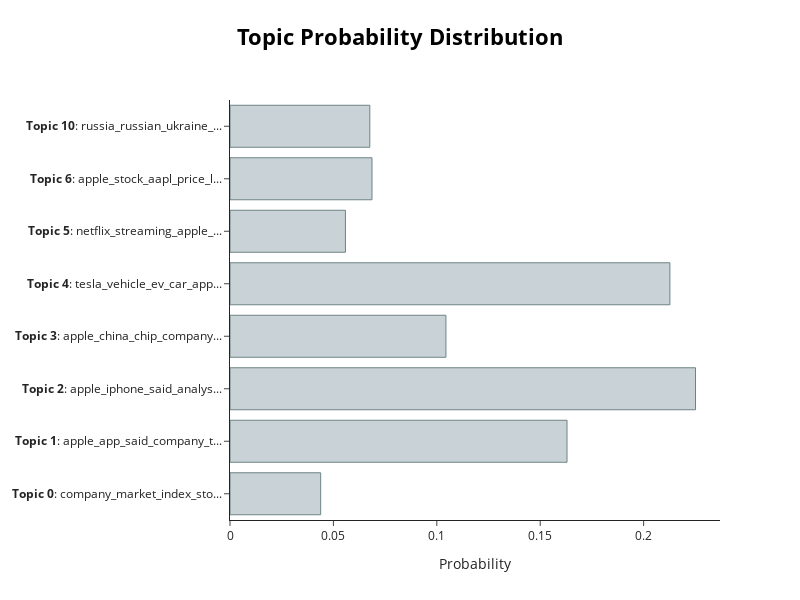

Notebook code cell kept with this figure:
### Code cell
topic_model.visualize_distribution(topic_distr[1])

### Figure 1 — Plotly figure (JSON) as saved in the notebook; plotly's stock layout.template omitted (floating-point values rounded to 4 significant figures)
{"data": [{"marker": {"color": "#C8D2D7", "line": {"color": "#6E8484", "width": 1}}, "orientation": "h", "type": "bar", "x": [0.04385, 0.163, 0.2251, 0.1044, 0.2127, 0.05582, 0.06866, 0.0676], "y": ["<b>Topic 0</b>: company_market_index_sto...", "<b>Topic 1</b>: apple_app_said_company_t...", "<b>Topic 2</b>: apple_iphone_said_analys...", "<b>Topic 3</b>: apple_china_chip_company...", "<b>Topic 4</b>: tesla_vehicle_ev_car_app...", "<b>Topic 5</b>: netflix_streaming_apple_...", "<b>Topic 6</b>: apple_stock_aapl_price_l...", "<b>Topic 10</b>: russia_russian_ukraine_..."]}], "layout": {"height": 600, "hoverlabel": {"bgcolor": "white", "font": {"family": "Rockwell", "size": 16}}, "title": {"font": {"color": "Black", "size": 22}, "text": "<b>Topic Probability Distribution</b>", "x": 0.5, "xanchor": "center", "y": 0.95, "yanchor": "top"}, "width": 800, "xaxis": {"autorange": true, "range": [0, 0.2369], "title": {"text": "Probability"}, "type": "linear"}, "yaxis": {"autorange": true, "range": [-0.5, 7.5], "type": "category"}}}
